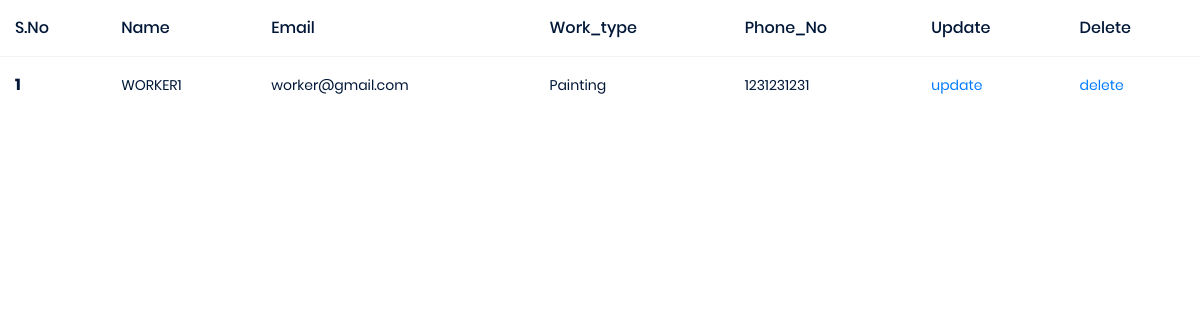
Before: /worker_view/ with the older database file.
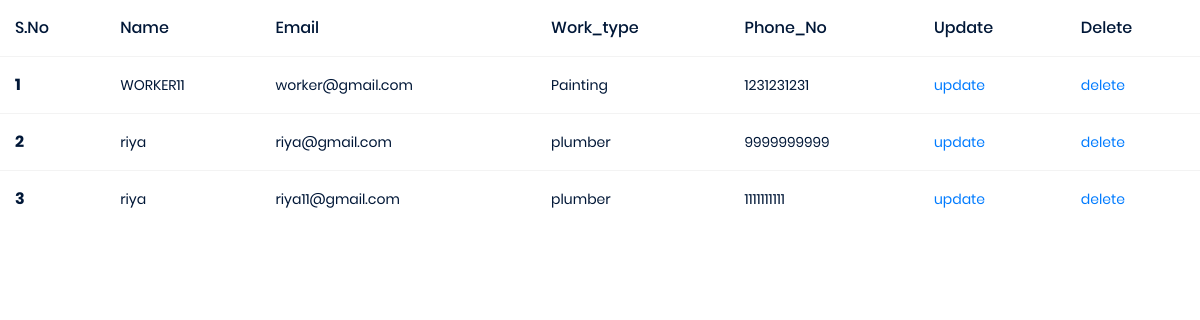
After: the same page with the newer database file.
### management_app/models.py (models this page shows)
class Worker(models.Model):
    user = models.OneToOneField(Login, on_delete=models.CASCADE, related_name='worker')
    name = models.CharField(max_length=50)
    email = models.EmailField()
    work_type = models.CharField(max_length=50)
    place = models.CharField(max_length=50)
    phone_number = models.CharField(max_length=50)

### management_app/views.py (the view)
# urls.py: path('worker_view/',views.worker_view,name='worker_view'),
def worker_view(request):
    data = Worker.objects.all()
    context = {
        'data':data
    }
    return render(request,'worker_view.html',context)

### templates/worker_view.html
{% extends 'admin_home.html' %}
{% block content %}
<table class="table">
  <thead>
    <tr>
      <th scope="col">S.No</th>
      <th scope="col">Name</th>
      <th scope="col">Email</th>
      <th scope="col">Work_type</th>
      <th scope="col">Phone_No</th>
      <th scope="col">Update</th>
      <th scope="col">Delete</th>
    </tr>
  </thead>
  <tbody>
  {% for n in data %}
    <tr>
      <th scop="row">{{forloop.counter}}</th>
      <td>{{n.name}}</td>
      <td>{{n.email}}</td>
      <td>{{n.work_type}}</td>
      <td>{{n.phone_number}}</td>
      <td> <a href=" {% url 'update_view' n.id %}"> update</a></td>
      <td> <a href=" {% url 'delete_view' n.id %}"> delete</a></td>
    </tr>
  {% endfor %}
  </tbody>
</table>
{% endblock %}

### templates/admin_home.html (shortened to what this page needs)
<!DOCTYPE html>
{% load static %}
<html lang="en">
<head>
  <link rel="stylesheet" href=" {% static 'panel/vendors/typicons/typicons.css' %} ">
  <link rel="stylesheet" href=" {% static 'panel/vendors/css/vendor.bundle.base.css' %} ">
  <link rel="stylesheet" href=" {% static 'panel/css/vertical-layout-light/style.css' %} ">
</head>
<body>
{% block content %}{% endblock %}
</body>
</html>

Changed rows visible on the page:
changed Worker "worker@gmail.com": name "WORKER1" → "WORKER11"
added Worker: name "riya", email "riya@gmail.com", work_type "plumber", phone_number "9999999999"
added Worker: name "riya", email "riya11@gmail.com", work_type "plumber", phone_number "1111111111"
